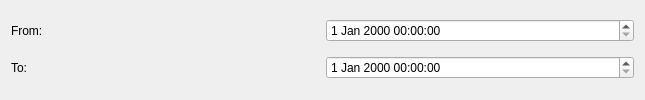
<?xml version="1.0" encoding="UTF-8"?>
<ui version="4.0">
 <class>DataSetFilterWidget_Date</class>
 <widget class="QWidget" name="DataSetFilterWidget_Date">
  <property name="geometry">
   <rect>
    <x>0</x>
    <y>0</y>
    <width>645</width>
    <height>100</height>
   </rect>
  </property>
  <property name="windowTitle">
   <string>Form</string>
  </property>
  <layout class="QGridLayout" name="gridLayout">
   <item row="0" column="0">
    <widget class="QLabel" name="label">
     <property name="text">
      <string>From:</string>
     </property>
    </widget>
   </item>
   <item row="0" column="1">
    <widget class="QDateTimeEdit" name="dateTimeEdit"/>
   </item>
   <item row="1" column="0">
    <widget class="QLabel" name="label_2">
     <property name="text">
      <string>To:</string>
     </property>
    </widget>
   </item>
   <item row="1" column="1">
    <widget class="QDateTimeEdit" name="dateTimeEdit_2"/>
   </item>
  </layout>
 </widget>
 <resources/>
 <connections/>
</ui>
